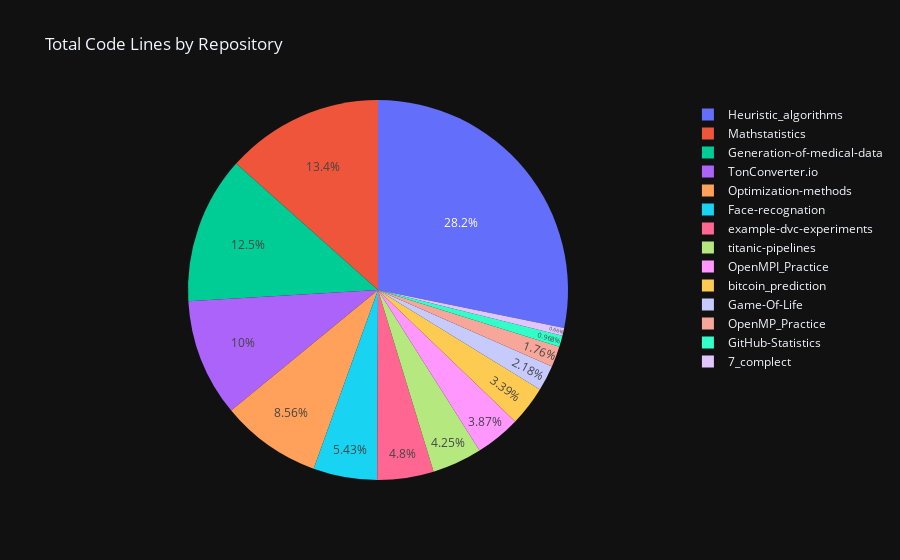

Notebook cell for this chart:
### Code cell
df_grouped = data.groupby('Repo')[LC].sum()

pie_fig = px.pie(df_grouped, values=LC, names=df_grouped.index,
             title='Total Code Lines by Repository')
pie_fig.update_traces(textposition='inside')
pie_fig.show()

### Figure 1 — Plotly figure (JSON) as saved in the notebook; plotly's stock layout.template omitted (floating-point values rounded to 4 significant figures)
{"data": [{"domain": {"x": [0.0, 1.0], "y": [0.0, 1.0]}, "hovertemplate": "Repo=%{label}<br>Lines of Code=%{value}<extra></extra>", "labels": ["7_complect", "Face-recognation", "Game-Of-Life", "Generation-of-medical-data", "GitHub-Statistics", "Heuristic_algorithms", "Mathstatistics", "OpenMPI_Practice", "OpenMP_Practice", "Optimization-methods", "TonConverter.io", "bitcoin_prediction", "example-dvc-experiments", "titanic-pipelines"], "legendgroup": "", "name": "", "showlegend": true, "values": [30, 247, 99, 569, 44, 1282, 610, 176, 80, 389, 455, 154, 218, 193], "type": "pie", "textposition": "inside"}], "layout": {"legend": {"tracegroupgap": 0}, "title": {"text": "Total Code Lines by Repository"}}}
